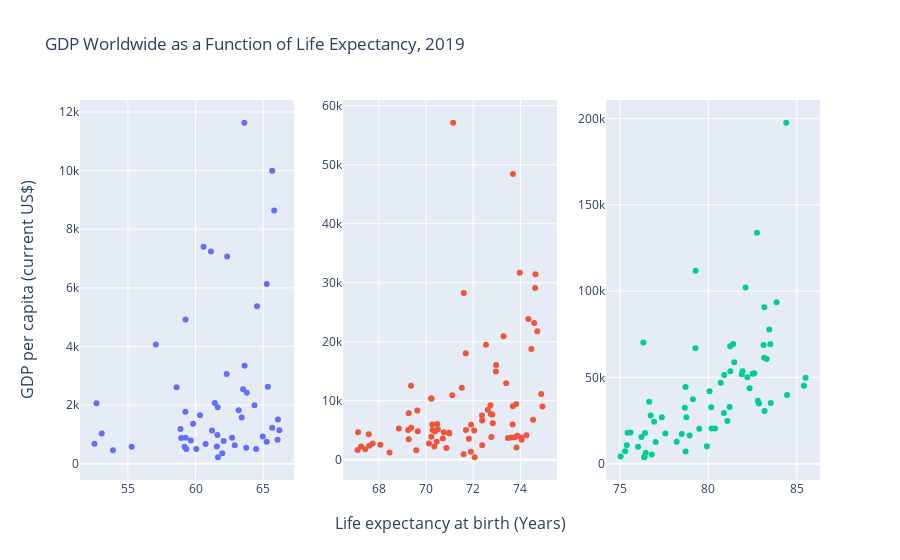

Here is the notebook cell this chart was saved with:
### Markdown cell above
### Observation: The outliers and clumped points to the left of the graph are making the graph hard to view critically.

### Code cell
# What if we made three separate scatterplots, dividing them by life expectancy 75 Y/O?

# import packages for subplot functionality
import plotly.subplots as sp
import plotly.graph_objects as go

# Step 1: Make (3) DataFrames from df4 separating data by life expectancy at below 67, between 67 and 75, and over 75 Y/O.
df4_1 = df4[df4['Life expectancy at birth, total (years)'] <= 67]
df4_2 = df4[(df4['Life expectancy at birth, total (years)'] > 67) & (df4['Life expectancy at birth, total (years)'] <= 75)]
df4_3 = df4[df4['Life expectancy at birth, total (years)'] > 75]

# Step 2: Make object with (3) subplots, all in (1) row.
fig1_2 = sp.make_subplots(rows=1,cols=3, x_title='Life expectancy at birth (Years)', y_title='GDP per capita (current US$)')
#fig1_2.update_xaxes(title_text='Life expectancy at birth (Years)', row=1, col=1) ## Use these when you have subplots with different data.
#fig1_2.update_yaxes(title_text='GDP per capita (current US$)', row=1, col=1)
fig1_2.add_trace(
    go.Scatter(
        x=df4_1['Life expectancy at birth, total (years)'],
        y=df4_1['GDP per capita (current US$)'],
        mode='markers',hoverinfo='x+y+text',
        text=df4_1['Country'],
        hovertemplate='Life Expectancy at birth (Years): %{x}<br>GDP per capita (current US$): %{y}<br>Country: %{text}'),
    row=1,col=1)
fig1_2.add_trace(
    go.Scatter(
        x=df4_2['Life expectancy at birth, total (years)'],
        y=df4_2['GDP per capita (current US$)'],
        mode='markers',hoverinfo='x+y+text',
        text=df4_2['Country'],
        hovertemplate='Life Expectancy at birth (Years): %{x}<br>GDP per capita (current US$): %{y}<br>Country: %{text}'),
    row=1,col=2)
fig1_2.add_trace(
    go.Scatter(
        x=df4_3['Life expectancy at birth, total (years)'],
        y=df4_3['GDP per capita (current US$)'],
        mode='markers',hoverinfo='x+y+text',
        text=df4_3['Country'],
        hovertemplate='Life Expectancy at birth (Years): %{x}<br>GDP per capita (current US$): %{y}<br>Country: %{text}'),
    row=1,col=3)
# Remove legend
fig1_2.update_layout(showlegend=False,title_text=f' GDP Worldwide as a Function of Life Expectancy, {year_picked}')
# Step 3: Show the subplots.
fig1_2.show()

### Figure 1 — Plotly figure (JSON) as saved in the notebook; plotly's stock layout.template omitted (floating-point values rounded to 4 significant figures)
{"data": [{"hoverinfo": "x+y+text", "hovertemplate": "Life Expectancy at birth (Years): %{x}<br>GDP per capita (current US$): %{y}<br>Country: %{text}", "mode": "markers", "text": ["Afghanistan", "Angola", "Benin", "Bolivia", "Botswana", "Burkina Faso", "Burundi", "Cameroon", "Central African Republic", "Chad", "Comoros", "Congo, Dem. Rep.", "Congo, Rep.", "Cote d'Ivoire", "Djibouti", "Equatorial Guinea", "Eswatini", "Ethiopia", "Gabon", "Gambia, The", "Ghana", "Guinea", "Guinea-Bissau", "Guyana", "Haiti", "Kenya", "Lesotho", "Liberia", "Madagascar", "Malawi", "Mali", "Marshall Islands", "Mauritania", "Mozambique", "Myanmar", "Namibia", "Nauru", "Niger", "Nigeria", "Pakistan", "Papua New Guinea", "Rwanda", "Sierra Leone", "Somalia", "South Africa", "Sudan", "Tanzania", "Togo", "Tuvalu", "Uganda", "Yemen, Rep.", "Zambia", "Zimbabwe"], "type": "scatter", "x": [61.98, 61.64, 59.82, 63.63, 61.14, 59.27, 61.66, 60.33, 53.9, 52.52, 63.42, 59.19, 63.52, 58.6, 62.3, 60.59, 57.07, 64.97, 65.82, 62.08, 63.8, 58.89, 59.65, 65.67, 63.19, 61.43, 53.06, 60.75, 64.48, 62.9, 58.94, 65.27, 64.36, 59.33, 65.67, 59.27, 63.62, 61.58, 52.68, 66.1, 65.35, 66.07, 60.06, 55.28, 62.34, 65.27, 66.2, 61.62, 64.55, 62.7, 63.75, 61.22, 59.25], "xaxis": "x", "y": [355.8, 1927.0, 1361.0, 3345.0, 7239.0, 888.8, 221.2, 1654.0, 461.1, 685.7, 1577.0, 577.0, 2540.0, 2613.0, 3063.0, 7406.0, 4069.0, 925.0, 8636.0, 772.2, 2422.0, 1189.0, 795.1, 9995.0, 1824.0, 2070.0, 1030.0, 675.7, 503.4, 633.6, 881.5, 6130.0, 1998.0, 504.0, 1232.0, 4919.0, 11630.0, 590.6, 2066.0, 1506.0, 2625.0, 821.2, 504.6, 576.5, 7074.0, 749.7, 1146.0, 976.7, 5373.0, 883.5, 543.6, 1135.0, 1774.0], "yaxis": "y"}, {"hoverinfo": "x+y+text", "hovertemplate": "Life Expectancy at birth (Years): %{x}<br>GDP per capita (current US$): %{y}<br>Country: %{text}", "mode": "markers", "text": ["Armenia", "Aruba", "Azerbaijan", "Bahamas, The", "Bangladesh", "Belarus", "Belize", "Bhutan", "Brazil", "Brunei Darussalam", "Bulgaria", "Cabo Verde", "Cambodia", "Colombia", "Cuba", "Dominica", "Dominican Republic", "Ecuador", "Egypt, Arab Rep.", "El Salvador", "Fiji", "Georgia", "Greenland", "Grenada", "Guatemala", "Honduras", "Hungary", "India", "Indonesia", "Iran, Islamic Rep.", "Iraq", "Jamaica", "Jordan", "Kazakhstan", "Kiribati", "Kyrgyz Republic", "Lao PDR", "Latvia", "Libya", "Lithuania", "Malaysia", "Mauritius", "Mexico", "Micronesia, Fed. Sts.", "Moldova", "Mongolia", "Montenegro", "Morocco", "Nepal", "Nicaragua", "North Macedonia", "Oman", "Paraguay", "Peru", "Philippines", "Romania", "Russian Federation", "Samoa", "Sao Tome and Principe", "Senegal", "Serbia", "Seychelles", "Sint Maarten (Dutch part)", "Slovak Republic", "Solomon Islands", "St. Kitts and Nevis", "St. Lucia", "St. Vincent and the Grenadines", "Suriname", "Syrian Arab Republic", "Tajikistan", "Timor-Leste", "Tonga", "Trinidad and Tobago", "Tunisia", "Turkmenistan", "Turks and Caicos Islands", "Ukraine", "Uzbekistan", "Vanuatu", "Viet Nam", "West Bank and Gaza"], "type": "scatter", "x": [72.04, 74.63, 69.37, 71.6, 72.38, 72.37, 70.47, 71.81, 72.75, 74.64, 71.51, 74.05, 69.58, 72.83, 73.68, 72.81, 72.61, 73.67, 70.22, 70.75, 67.11, 71.69, 71.15, 74.94, 69.24, 70.12, 74.47, 67.24, 67.57, 73.88, 70.38, 70.5, 74.26, 70.23, 67.42, 71.9, 68.06, 73.28, 71.91, 74.34, 74.88, 73.68, 70.21, 70.71, 68.85, 70.97, 73.82, 74.04, 68.45, 73.84, 74.54, 72.54, 70.26, 72.38, 69.27, 72.96, 69.36, 72.77, 67.59, 67.09, 72.73, 73.4, 73.97, 74.71, 70.35, 71.68, 71.11, 69.63, 70.27, 72.06, 71.59, 67.74, 70.99, 72.97, 73.77, 69.26, 74.59, 69.65, 70.86, 70.45, 73.62, 73.47], "xaxis": "x2", "y": [4973.0, 29130.0, 5408.0, 28260.0, 2458.0, 7490.0, 6061.0, 3560.0, 7697.0, 31450.0, 12220.0, 3398.0, 1625.0, 6183.0, 48440.0, 7668.0, 8477.0, 5965.0, 3887.0, 4664.0, 4656.0, 5023.0, 57120.0, 9011.0, 5029.0, 2772.0, 18750.0, 2238.0, 4334.0, 4084.0, 4771.0, 5184.0, 4153.0, 10370.0, 1766.0, 1366.0, 2536.0, 20930.0, 5909.0, 23850.0, 11130.0, 9069.0, 10360.0, 3589.0, 5275.0, 4566.0, 9466.0, 3768.0, 1229.0, 2065.0, 6779.0, 19510.0, 5959.0, 6635.0, 3461.0, 14950.0, 12530.0, 3858.0, 2350.0, 1634.0, 9233.0, 12960.0, 31710.0, 21770.0, 2233.0, 18040.0, 10920.0, 8360.0, 5027.0, 420.6, 916.7, 2742.0, 4426.0, 16060.0, 3807.0, 7885.0, 23160.0, 4828.0, 1993.0, 3045.0, 3756.0, 3679.0], "yaxis": "y2"}, {"hoverinfo": "x+y+text", "hovertemplate": "Life Expectancy at birth (Years): %{x}<br>GDP per capita (current US$): %{y}<br>Country: %{text}", "mode": "markers", "text": ["Albania", "Algeria", "Antigua and Barbuda", "Argentina", "Australia", "Austria", "Bahrain", "Barbados", "Belgium", "Bermuda", "Bosnia and Herzegovina", "Canada", "Channel Islands", "Chile", "China", "Costa Rica", "Croatia", "Cyprus", "Czechia", "Denmark", "Estonia", "Faroe Islands", "Finland", "France", "French Polynesia", "Germany", "Greece", "Guam", "Hong Kong SAR, China", "Iceland", "Ireland", "Israel", "Italy", "Japan", "Korea, Rep.", "Kosovo", "Kuwait", "Lebanon", "Liechtenstein", "Luxembourg", "Macao SAR, China", "Maldives", "Malta", "Netherlands", "New Caledonia", "New Zealand", "Norway", "Panama", "Poland", "Portugal", "Puerto Rico", "Qatar", "Saudi Arabia", "Singapore", "Slovenia", "Spain", "Sri Lanka", "St. Martin (French part)", "Sweden", "Switzerland", "Thailand", "Turkiye", "United Arab Emirates", "United Kingdom", "United States", "Uruguay", "Virgin Islands (U.S.)"], "type": "scatter", "x": [76.46, 76.38, 78.5, 75.39, 83.3, 81.24, 78.76, 77.57, 81.89, 79.28, 75.3, 82.6, 81.23, 78.94, 78.21, 77.02, 76.42, 81.2, 77.37, 81.4, 76.74, 83.5, 81.93, 82.32, 79.49, 80.9, 80.18, 76.66, 85.49, 83.12, 82.1, 82.5, 82.8, 84.45, 83.53, 76.81, 78.67, 75.05, 84.4, 82.75, 85.4, 79.92, 82.86, 81.46, 79.13, 82.21, 83.16, 76.22, 75.6, 81.07, 80.16, 79.27, 76.94, 83.44, 80.88, 83.18, 76.4, 80.38, 83.16, 83.85, 78.72, 76.03, 78.71, 80.7, 76.33, 75.44, 80.07], "xaxis": "x3", "y": [6377.0, 3700.0, 17180.0, 10650.0, 60700.0, 53520.0, 26850.0, 17510.0, 51850.0, 111800.0, 7230.0, 52360.0, 67960.0, 16240.0, 12620.0, 12600.0, 17810.0, 32750.0, 26820.0, 69270.0, 27940.0, 69110.0, 53560.0, 43670.0, 20230.0, 51430.0, 20310.0, 35900.0, 49760.0, 68710.0, 102000.0, 52130.0, 36450.0, 39830.0, 35140.0, 5270.0, 32320.0, 4136.0, 197500.0, 133700.0, 45100.0, 10080.0, 34880.0, 58730.0, 37250.0, 50000.0, 90660.0, 15490.0, 18050.0, 24660.0, 32600.0, 66860.0, 24320.0, 77710.0, 29330.0, 30490.0, 3997.0, 20320.0, 61420.0, 93450.0, 7061.0, 9743.0, 44330.0, 46870.0, 70220.0, 17920.0, 41980.0], "yaxis": "y3"}], "layout": {"annotations": [{"font": {"size": 16}, "showarrow": false, "text": "Life expectancy at birth (Years)", "x": 0.5, "xanchor": "center", "xref": "paper", "y": 0, "yanchor": "top", "yref": "paper", "yshift": -30}, {"font": {"size": 16}, "showarrow": false, "text": "GDP per capita (current US$)", "textangle": -90, "x": 0, "xanchor": "right", "xref": "paper", "xshift": -40, "y": 0.5, "yanchor": "middle", "yref": "paper"}], "autosize": true, "showlegend": false, "title": {"text": " GDP Worldwide as a Function of Life Expectancy, 2019"}, "xaxis": {"anchor": "y", "autorange": true, "domain": [0, 0.2889], "range": [51.53, 67.2], "type": "linear"}, "xaxis2": {"anchor": "y2", "autorange": true, "domain": [0.3556, 0.6444], "range": [66.52, 75.51], "type": "linear"}, "xaxis3": {"anchor": "y3", "autorange": true, "domain": [0.7111, 1], "range": [74.28, 86.26], "type": "linear"}, "yaxis": {"anchor": "x", "autorange": true, "domain": [0, 1], "range": [-720.6, 12570.0], "type": "linear"}, "yaxis2": {"anchor": "x2", "autorange": true, "domain": [0, 1], "range": [-4258.0, 61800.0], "type": "linear"}, "yaxis3": {"anchor": "x3", "autorange": true, "domain": [0, 1], "range": [-12290.0, 213500.0], "type": "linear"}}}
